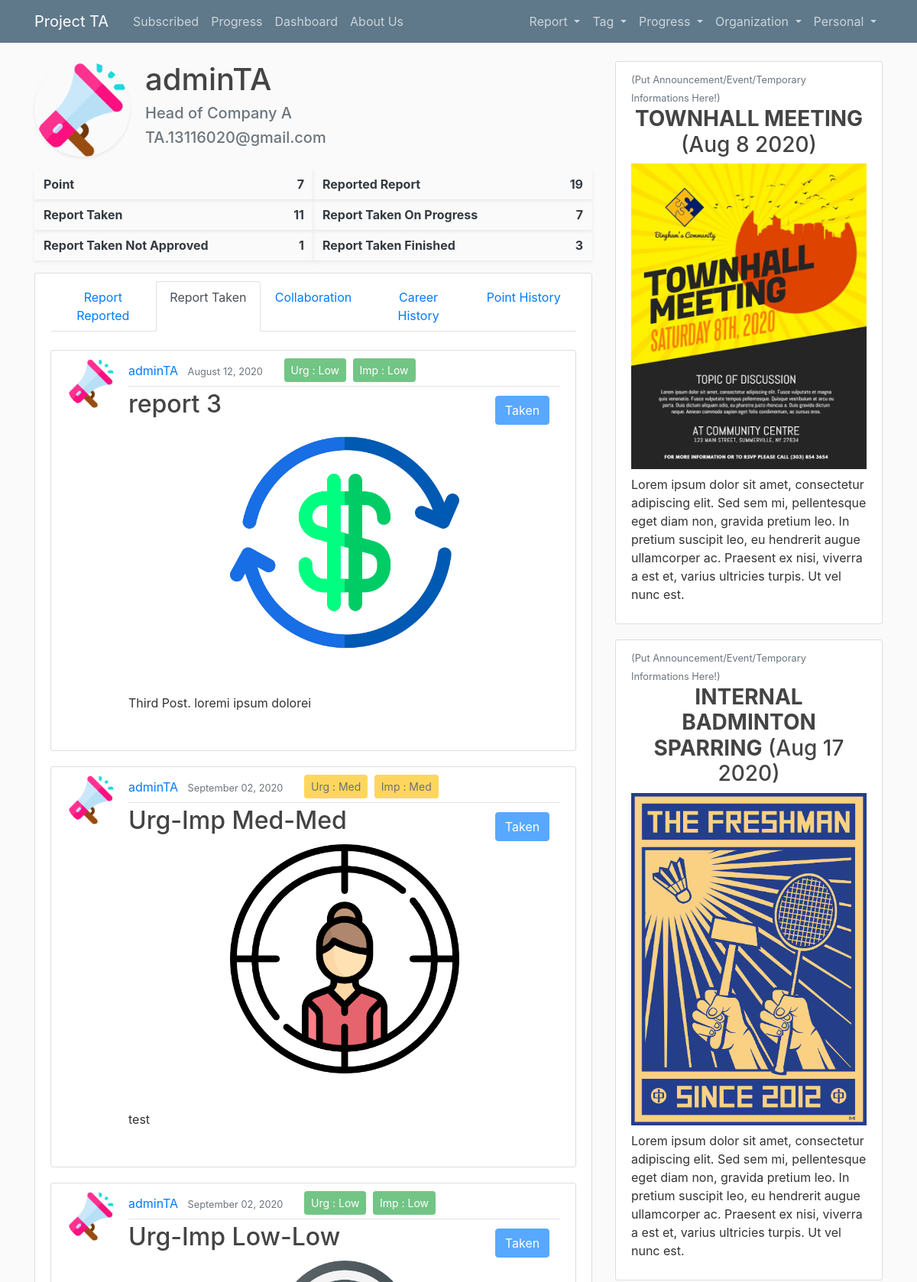
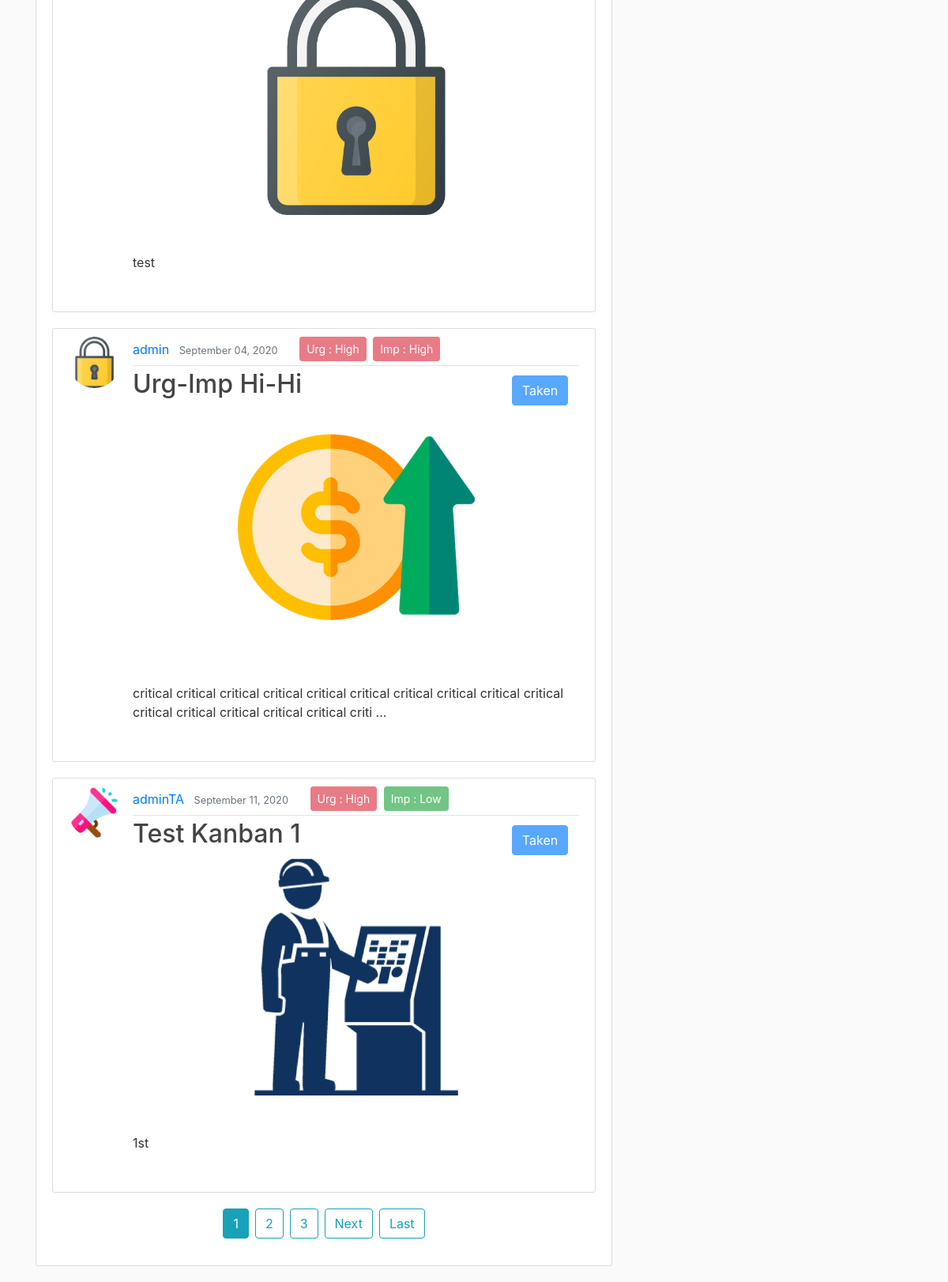
/user/adminTA/taken/ (signed in), run on the app's committed database (2 pictures, top to bottom).
### user/models.py (models this page shows, shortened)
class Profile(models.Model):
    user = models.OneToOneField(User, on_delete=models.CASCADE, null=True)
    image = models.ImageField(default='default.jpg', upload_to='profile_pics')
    tag = models.ManyToManyField(Tag, related_name='subscriber_set')
    unit = models.ForeignKey(Unit, on_delete=models.SET_NULL, null=True, related_name='member_set')
    def level(self):
        if self.unit:
            return self.unit.level() + 1
        else:
            if self.user.unit:
                return self.user.unit.level()
            else:
                return '-'
    def point(self):
        temp = PointHistory.objects.filter(user__pk=self.user.pk)
        if temp:
            return temp.aggregate(points=Sum('point'))['points']
        else:
            return 0

class CareerHistory(models.Model):
    user = models.ForeignKey(User, on_delete=models.SET_NULL, null=True, blank=True)
    unit = models.ForeignKey(Unit, on_delete=models.SET_NULL, null=True, blank=True)
    job = models.CharField(max_length=100, null=True, blank=True)
    date_started = models.DateTimeField(null=True, blank=True)
    date_ended = models.DateTimeField(null=True, blank=True)

class Unit(models.Model):
    class Status(models.IntegerChoices):
        Inactive = 0
        Active = 1
    name = models.CharField(max_length=100, null=True)
    superior = models.ForeignKey("self", on_delete=models.SET_NULL, related_name='subordinate_set', null=True)
    head = models.OneToOneField(User, on_delete=models.SET_NULL, null=True, blank=True)
    date_created = models.DateTimeField(default=timezone.now, null=True, blank=True)
    date_deactivated = models.DateTimeField(null=True, blank=True)
    status = models.IntegerField(choices=Status.choices, default=1, null=True, blank=True)
    def __str__(self):
        return f'{self.name}'
    def level(self):
        lev = 1
        temp = self
        while temp.superior and lev < 30:
            lev += 1
            temp = temp.superior
        if lev < 30:
            return lev
        else:
            return "loop error"

### report/models.py (models this page shows, shortened)
class Report(models.Model):
    class Level(models.IntegerChoices):
        High = 1
        Medium = 2
        Low = 3
    class TaskLevel(models.IntegerChoices):
        Task_Taken = 1
        Field_Checking = 2
        Approved = 3
        Not_Approved = 4
        Responding = 5
        Resolved = 6
        Postponed = 7
        Failed = 8
    title = models.CharField(max_length=100, null=True)
    content = models.TextField(null=True)
    date_reported = models.DateTimeField(default=timezone.now, null=True)
    reporter = models.ForeignKey(User, on_delete=models.CASCADE, null=True)
    image = models.ImageField(upload_to='report_images', null=True)
    tag = models.ManyToManyField(Tag)
    urgency = models.IntegerField(choices=Level.choices, null=True)
    importance = models.IntegerField(choices=Level.choices, null=True)
    progress = models.IntegerField(choices=TaskLevel.choices, null=True, blank=True)
    taker = models.ForeignKey(User, on_delete=models.SET_NULL, null=True, blank=True, related_name='reporttaken_set')
    date_last_progress = models.DateTimeField(null=True, blank=True)
    progress_note = models.TextField(null=True, blank=True)
    point = models.IntegerField(null=True, blank=True)

### report/views.py (the view, shortened to what this page needs)
# urls.py: path('user/<str:username>/taken/', reportview.UserTakenListView.as_view(), name='user-taken'),
class UserTakenListView(LoginRequiredMixin, UserPassesTestMixin, ListView):
    model = Report
    template_name = 'report/user_taken.html'
    paginate_by = 5
    def get_queryset(self):
        user = get_object_or_404(User, username=self.kwargs.get('username'))
        return Report.objects.filter(taker=user).order_by('-date_last_progress__date')
    def get_context_data(self, **kwargs):
        context = super().get_context_data(**kwargs)
        user = get_object_or_404(User, username=self.kwargs.get('username'))
        context['selected_user'] = user
        context['position'] = CareerHistory.objects.filter(user = user).filter(date_ended = None)
        if (not context['position']) or (self.request.user == user ) or (user.profile.level() > self.request.user.profile.level()):
            temp = []
            temp.append(user.profile.point())
            temp.append(user.report_set.count())
            temp.append(user.reporttaken_set.count())
            temp.append(user.reporttaken_set.filter(progress__lte = 3).count() + user.reporttaken_set.filter(progress = 5).count())
            temp.append(user.reporttaken_set.filter(progress = 4).count())
            temp.append(user.reporttaken_set.filter(progress__gte = 6).count())
            context['stats'] = temp
        signed_in_user = self.request.user
        test_dict = auth_template(signed_in_user)
        context['template_test'] = test_dict['template_test']
        if user == self.request.user:
            context['feature_test'] = [True for i in Auth.Feature]
        else :
            context['feature_test'] = test_dict['auth_test_list']
        return context
    def test_func(self):
        user = get_object_or_404(User, username=self.kwargs.get('username'))
        if user == self.request.user:
            return True
        return auth_test(self.request.user, 5) or auth_test(self.request.user, 4)

### report/views.py (called while the page is built, shortened)
def auth_test(user, featurenum):
    if user.is_superuser:
        return True

### report/templates/report/user_taken.html (shortened to what this page needs)
{% extends 'base.html' %}
{% block content %}
<div class="media">
    <img class="rounded-circle account-img shadow-sm" src="{{ selected_user.profile.image.url}}">
    <div class="media-body">
        <h2 class="account-heading">{{ selected_user.username}}</h2>
        {% if selected_user.profile.unit or selected_user.unit%}
            <h5 class="text-secondary">{{ position.0.job }} of {{ position.0.unit }}</h5>
        {% else %}
            <h5 class="text-secondary"> No Position</h5>
        {% endif %}
        {% if not selected_user.profile.level or selected_user.profile.level >= user.profile.level %}
            <h5 class="text-secondary">{{ selected_user.email }}</h5>
        {% endif %}
    </div>
</div>
{% if not selected_user.profile.level or user == selected_user or selected_user.profile.level > user.profile.level %}
    <table class="table" style="table-layout: fixed;">
        <tr>
            <td class="shadow-sm py-2 align-middle" style="border: none;"><span class="font-weight-bold text-dark">Point</span> <span class="float-right font-weight-bold text-dark">{{stats.0}}</span></td>
            <td class="shadow-sm py-2 align-middle" style="border: none;"><span class="font-weight-bold text-dark">Reported Report</span> <span class="float-right font-weight-bold text-dark">{{stats.1}}</span></td>
        </tr>
        <tr>
            <td class="shadow-sm py-2 align-middle" style="border: none;"><span class="font-weight-bold text-dark">Report Taken</span> <span class="float-right font-weight-bold text-dark">{{stats.2}}</span></td>
            <td class="shadow-sm py-2 align-middle" style="border: none;"><span class="font-weight-bold text-dark">Report Taken On Progress</span> <span class="float-right font-weight-bold text-dark">{{stats.3}}</span></td>
        </tr>
        <tr>
            <td class="shadow-sm py-2 align-middle" style="border: none;"><span class="font-weight-bold text-dark">Report Taken Not Approved</span> <span class="float-right font-weight-bold text-dark">{{stats.4}}</span></td>
            <td class="shadow-sm py-2 align-middle" style="border: none;"><span class="font-weight-bold text-dark">Report Taken Finished</span> <span class="float-right font-weight-bold text-dark">{{stats.5}}</span></td>
        </tr>
    </table>
{% endif %}
<article class="media content-section">
    <div class="media-body">
<nav>
    <div class="nav nav-tabs nav-justified" id="nav-tab" role="tablist">
        {% if feature_test.4 or feature_test.1 %}
        <a class="nav-item nav-link align-middle" href="{% url 'user-reports' selected_user.username %}">Report Reported</a>
        {% endif %}
        <a class="nav-item nav-link align-middle active">Report Taken</a>
        {% if feature_test.4 or feature_test.1 %}
        <a class="nav-item nav-link align-middle" href="{% url 'user-collab' selected_user.username %}">Collaboration</a>
        {% endif %}
        {% if feature_test.4 or feature_test.5 %}
        <a class="nav-item nav-link align-middle" href="{% url 'user-career' selected_user.username %}">Career History</a>
        {% endif %}
        {% if feature_test.4 or feature_test.7 %}
        <a class="nav-item nav-link align-middle" href="{% url 'user-point' selected_user.username %}">Point History</a>
        {% endif %}
    </div>
</nav>
<div class="tab-content mt-4" id="nav-tabContent">
{% for object in object_list %}
<article class="media content-section">
    <img class="rounded-circle article-img" src="{{ object.reporter.profile.image.url }}">
    <div class="media-body">
        <div class="article-metadata">
            <a class="mr-2" href="{% url 'user-reports' object.reporter.username %}">
                {{ object.reporter }}
            </a>
            <small class="text-muted">
                {{ object.date_reported|date:"F d, Y" }}
            </small>
                                {% if object.urgency and object.importance %}
                        {% if object.urgency == 1 %}
                            <small class="btn btn-sm btn-danger mb-1 ml-4 disabled">
                                Urg : High
                            </small>
                        {% elif object.urgency == 2 %}
                            <small class="btn btn-sm btn-warning mb-1 ml-4 disabled">
                                Urg : Med
                            </small>
                        {% else %}
                            <small class="btn btn-sm btn-success mb-1 ml-4 disabled">
                                Urg : Low
                            </small>
                        {% endif %}
                        {% if object.importance == 1 %}
                            <small class="btn btn-sm btn-danger mb-1 ml-1 disabled">
                                Imp : High
                            </small>
                        {% elif object.importance == 2 %}
                            <small class="btn btn-sm btn-warning mb-1 ml-1 disabled">
                                Imp : Med
                            </small>
                        {% else %}
                            <small class="btn btn-sm btn-success mb-1 ml-1 disabled">
                                Imp : Low
                            </small>
                        {% endif %}
                    {% endif %}
        </div>
                        <div class="row">
            <div class="col">
                <h2>
                    <a class="article-title" href="{% url 'report-detail' object.id %}">
                        {{ object.title }}
                    </a>
                </h2>
            </div>
                {% if object.taker %}
                    <div class="col-2 mt-2 mr-3 ">
                        <span class="btn btn-primary mb-1 disabled" >Taken</span>
                    </div>
                {% endif %}
        </div>        {% if object.image %}
        <div>
            <img class="img-fluid mx-auto d-block" style="height: 300px" src="{{ object.image.url }}">
        </div>
        {% endif %}
                        <p class="article-content">
                {% if object.content|length > 140 %}
                    {{ object.content|slice:140 }} ...
                {% else %}
                    {{ object.content }}
                {% endif %}
                </p>
    </div>
</article>
{% endfor %}
{% if is_paginated %}
   <div class="d-flex justify-content-center">
{% for num in page_obj.paginator.page_range %}
{% if page_obj.number == num %}
<a class="btn btn-info mb-4 ml-1 mr-1" href="?page={{ num }}">{{ num }}</a>
{% elif num > page_obj.number|add:'-3' and num < page_obj.number|add:'3' %}
<a class="btn btn-outline-info mb-4 ml-1 mr-1" href="?page={{ num }}">{{ num }}</a>
{% endif %}
{% endfor %}
{% if page_obj.has_next %}
<a class="btn btn-outline-info mb-4 ml-1 mr-1" href="?page={{ page_obj.next_page_number }}">Next</a>
<a class="btn btn-outline-info mb-4 ml-1 mr-1" href="?page={{ page_obj.paginator.num_pages }}">Last</a>
{% endif %}
   </div>
{% endif %}
</div>
    </div>
</article>
{% endblock %}

### static/css/main.css (style rules this page uses)
body { background: #fafafa; color: #333333; margin-top: 5rem; }
h1, h2, h3, h4, h5, h6 { color: #444444; }
.content-section { background: #ffffff; padding: 10px 20px; border: 1px solid #dddddd; border-radius: 3px; margin-bottom: 20px; }
.article-title { color: #444444; }
.article-content { white-space: pre-line; }
.article-img { height: 65px; width: 65px; margin-right: 16px; }
.article-metadata { padding-bottom: 1px; margin-bottom: 4px; border-bottom: 1px solid #e3e3e3 }
.account-img { height: 125px; width: 125px; margin-right: 20px; margin-bottom: 16px; }
.account-heading { font-size: 2.5rem; }

### data on the page
CareerHistory: job "Head", unit.name "Company A"
Report: reporter.profile.image (picture), reporter "adminTA", date_reported "August 12, 2020", urgency "Urg : Low", title "report 3", shows "Taken", image (picture), content "Third Post. loremi ipsum dolorei"
Report: reporter.profile.image (picture), reporter "adminTA", date_reported "September 02, 2020", urgency "Urg : Med", title "Urg-Imp Med-Med", shows "Taken", image (picture), content "test"
Report: reporter.profile.image (picture), reporter "adminTA", date_reported "September 02, 2020", urgency "Urg : Low", title "Urg-Imp Low-Low", shows "Taken", image (picture), content "test"
Report: reporter.profile.image (picture), reporter "admin", date_reported "September 04, 2020", urgency "Urg : High", title "Urg-Imp Hi-Hi", shows "Taken", image (picture), content "critical critical critical critical critical critical critical critical critical critical critical critical critical critical critical criti"
Report: reporter.profile.image (picture), reporter "adminTA", date_reported "September 11, 2020", urgency "Urg : High", title "Test Kanban 1", shows "Taken", image (picture), content "1st"

### other printed values
{{ selected_user.username }} "adminTA"
{{ selected_user.email }} "TA.13116020@gmail.com"
{{ stats.0 }} "7"
{{ stats.1 }} "19"
{{ stats.2 }} "11"
{{ stats.3 }} "7"
{{ stats.4 }} "1"
{{ stats.5 }} "3"
{{ num }} "1"
{{ num }} "2" "3"
